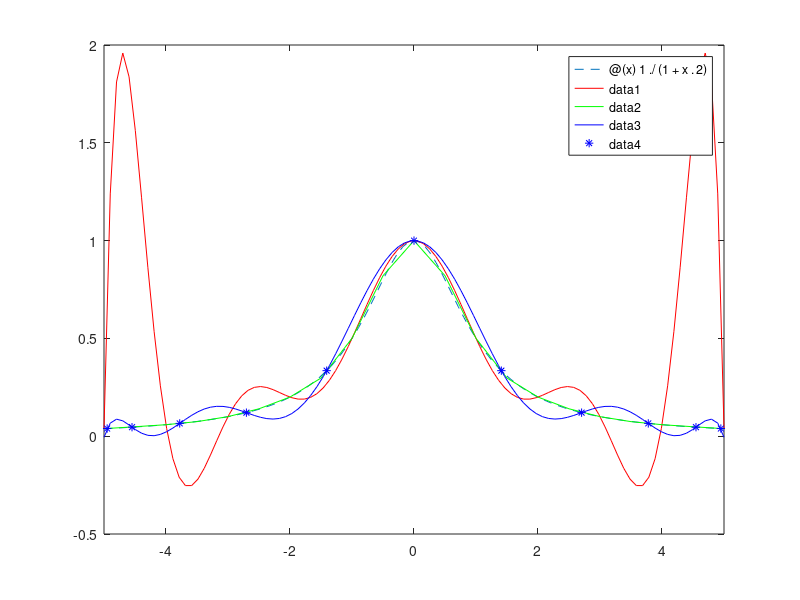

Here is the MATLAB script that generated this plot:
%% Polinomio Chebyshev
a=-5;
b=5;
f=@(x) 1./(1+x.^2);
%nodos equiespaciados

fplot(f,[a b],'--')

x1=a:b;
p=polyfit(x1,f(a:b),10);

x=linspace(a,b); %para que el grafico sea continuo
figure(1)
hold on
plot(x,polyval(p,x),'r')


xs=a:.5:b;
sp=spline(x1,f(x1),xs);

plot(xs,sp,'g-')
hold off
%% Nodos de Chebyshev
a=-5;
b=5;
nmax=10;
for j=1:nmax+1
    nodo(j)=(b+a)/2+(b-a)*cos((2*(j-1)+1)*pi/(2*nmax+2))/2;
end

pchev=polyfit(nodo,f(nodo),nmax);
x=linspace(a,b);
hold on
plot(x,polyval(pchev,x),'b',nodo,f(nodo),'*b')
hold off